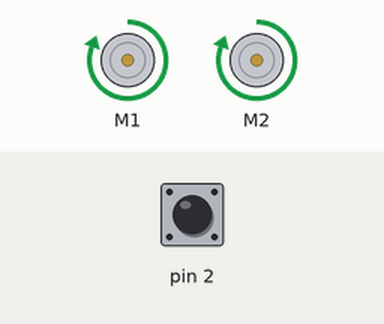
Simulated run of this sketch. Board: Arduino Uno, built with avr-gcc and run on an emulated ATmega328P. Shown: 2 × DC motor (green arrow = forward, orange = backward, longer = faster). Inputs (shaded band) come from the test bench; at power-on: pin 2 HIGH.

Above: at 6.2 s.
6.3 s: pin 2 pulled LOW for 0.15 s
At 7.5 s:
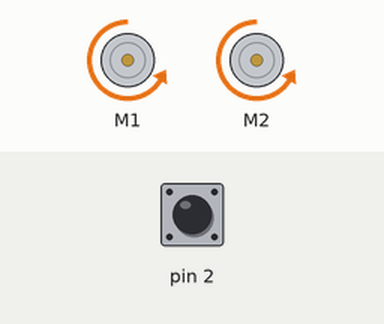
9.4 s: pin 2 pulled LOW for 1 s
At 12.6 s:
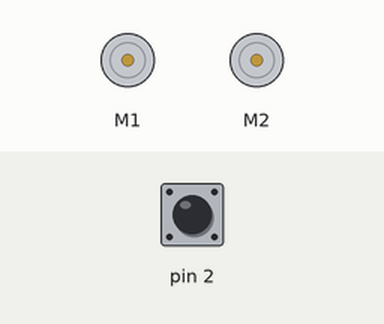
13.4 s: pin 2 pulled LOW for 3.2 s
Timing chart, 0 to 21.9 s (numbered marks = the images above; inputs shaded):
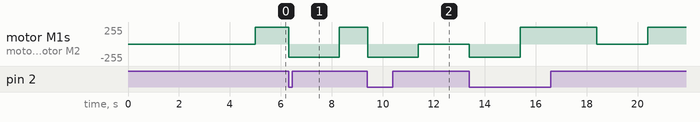

Measured:
- after the input at 6.3 s, motor M1, motor M2: forward 255/255 → backward 200/255 at once, → forward 255/255 2.0 s later

The sketch:

Main.ino
```cpp
#include <AFMotor.h>

AF_DCMotor motorLeft(1);
AF_DCMotor motorRight(2);

volatile boolean crash = false;

void backOut() {
  crash = true;
}

void backUp() {
  motorLeft.run(BACKWARD);
  motorRight.run(BACKWARD);
  motorLeft.setSpeed(200);
  motorRight.setSpeed(200);

  delay(2000);

  motorLeft.run(RELEASE);
  motorRight.run(RELEASE);
}

void goForward(int duration, int pwm) {
  long a, b;
  boolean move = true;

  a = millis();
  do {
    if (crash == false) {
      motorLeft.run(FORWARD);
      motorRight.run(FORWARD);
      motorLeft.setSpeed(pwm);
      motorRight.setSpeed(pwm);
    }

    if (crash == true) {
      backUp();
      crash = false;
    }

    b = millis() - a;
    if (b >= duration) {
      move = false;
    }
  } while (move == true);

  motorLeft.run(RELEASE);
  motorRight.run(RELEASE);
}

void setup() {
  pinMode(2, INPUT_PULLUP);

  attachInterrupt(0, backOut, FALLING);

  delay(5000);
}

void loop() {
  goForward(5000, 255);

  delay(2000);
}
```
